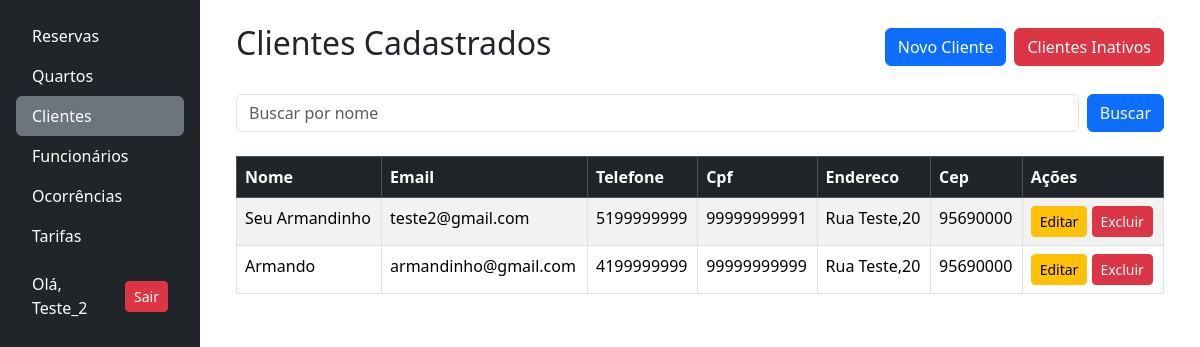
/clientes/ (signed in), run on the app's committed database.
### clientes/models.py (models this page shows, shortened)
class Cliente(models.Model):
    nome = models.CharField(max_length=50, blank=False)
    email = models.EmailField(max_length=254, blank=False)
    telefone = models.CharField(max_length=11, blank=False)
    cpf = models.CharField(max_length=11, unique=True, blank=False)
    endereco = models.CharField(
        max_length=50, blank=False, verbose_name="Endereço")
    cep = models.CharField(max_length=8, blank=False)
    ativo = models.BooleanField(default=True)

### clientes/views.py (the view)
# urls.py: path('', views.clientes, name='clientes'),
@login_required
def clientes(request):
    query = request.GET.get('busca', '')
    if query:
        clientes = Cliente.objects.filter(ativo=True, nome__icontains=query)
    else:
        clientes = Cliente.objects.filter(ativo=True)
    dados = {
        'clientes': clientes,
        'ativos': True,
        'query': query,
    }
    return render(request, 'clientes/index.html', dados)

### clientes/templates/clientes/index.html
{% extends 'base.html' %}
{% block content %}
<div class="container">
  <div class="d-flex justify-content-between align-items-center mb-4">
    {% if ativos %}
      <h2>Clientes Cadastrados</h2>
      <div class="d-grid gap-2 d-md-flex justify-content-md-start">
        <a href="{% url 'cadastrar_cliente' %}" class="btn btn-primary">Novo Cliente</a>
        <a href="{% url 'clientes_inativos' %}" class="btn btn-danger">Clientes Inativos</a>
      </div>
    {% else %}
      <h2>Clientes Excluídos</h2>
      <a href="{% url 'clientes' %}" class="btn btn-primary">Clientes Ativos</a>
    {% endif %}
  </div>
 {% include 'partials/_busca.html' with placeholder_text="Buscar por nome" %}
 <div class="table-responsive mt-4">
  <table class="table table-striped table-bordered">
    <thead class="table-dark">
      <tr>
        <th>
          <a href="{% url 'ordenar_cliente' 'nome' %}?ativo={{ativos}}&busca={{query}}" class="text-white text-decoration-none">Nome</a>
        </th>
        <th>
          <a href="{% url 'ordenar_cliente' 'email' %}?ativo={{ativos}}&busca={{query}}" class="text-white text-decoration-none">Email</a>
        </th>
        <th>
          <a href="{% url 'ordenar_cliente' 'telefone' %}?ativo={{ativos}}&busca={{query}}" class="text-white text-decoration-none">Telefone</a>
        </th>
        <th>
          <a href="{% url 'ordenar_cliente' 'cpf' %}?ativo={{ativos}}&busca={{query}}" class="text-white text-decoration-none">Cpf</a>
        </th>
        <th>
          <a href="{% url 'ordenar_cliente' 'endereco' %}?ativo={{ativos}}&busca={{query}}" class="text-white text-decoration-none">Endereco</a>
        </th>
        <th>
          <a href="{% url 'ordenar_cliente' 'cep' %}?ativo={{ativos}}&busca={{query}}" class="text-white text-decoration-none">Cep</a>
        </th>
        <th>Ações</th>
      </tr>
    </thead>
    <tbody>
      {% for cliente in clientes %}
        <tr>
          <td>{{ cliente.nome }}</td>
          <td>{{ cliente.email }}</td>
          <td>{{ cliente.telefone }}</td>
          <td>{{ cliente.cpf }}</td>
          <td>{{ cliente.endereco }}</td>
          <td>{{ cliente.cep }}</td>
          {% if ativos %}
            <td>
              <a href="{% url 'editar_cliente' cliente.id %}" class="btn btn-sm btn-warning">Editar</a>
              <a href="{% url 'excluir_cliente' cliente.id %}" class="btn btn-sm btn-danger">Excluir</a>
            </td>
          {% else %}
            <td>
              <a href="{% url 'ativar_cliente' cliente.id %}" class="btn btn-sm btn-warning">Ativar</a>
            </td>
          {% endif %}
        </tr>
      {% empty %}
        <tr>
          <td colspan="7" class="text-center">Nenhum cliente encontrado.</td>
        </tr>
      {% endfor %}
    </tbody>
  </table>
</div>
</div>
{% endblock %}

### templates/partials/_menu_itens.html
<ul class="nav nav-pills flex-column mb-auto">
    <li>
        <a href="{% url 'reservas:reservas' %}"
           class="nav-link text-white {% if request.resolver_match.app_name == 'reservas' %}active bg-secondary{% endif %}">
            Reservas
        </a>
    </li>
    {% if user.is_staff %}
    <li>
        <a href="{% url 'quartos' %}"
           class="nav-link text-white {% if '/quartos/' in request.path %}active bg-secondary{% endif %}">
            Quartos
        </a>
    </li>
    {% endif %}
    <li>
        <a href="{% url 'clientes' %}"
           class="nav-link text-white {% if '/clientes/' in request.path %}active bg-secondary{% endif %}">
            Clientes
        </a>
    </li>
    {% if user.is_staff %}
    <li>
        <a href="{% url 'funcionarios' %}"
           class="nav-link text-white {% if '/funcionarios/' in request.path %}active bg-secondary{% endif %}">
            Funcionários
        </a>
    </li>
    {% endif %}
    <li>
        <a href="{% url 'lista_ocorrencias' %}" class="nav-link text-white {% if '/ocorrencias/' in request.path %}active bg-secondary{% endif %}">
            Ocorrências
        </a>
    </li>
    {% if user.is_staff %}
    <li>
        {% if request.user.is_staff %}
        <a href="{% url 'lista_tarifas' %}" class="nav-link text-white {% if '/tarifas/' in request.path %}active bg-secondary{% endif %}">
            Tarifas
        </a>
        {% endif %}
    </li>
    {% endif %}
     {% if user.is_authenticated %}
        <li class="mt-3">
            <div class="d-flex align-items-center gap-2 px-3 text-white">
                <span>Olá, {{ user.username }}</span>
                <a href="{% url 'logout' %}" class="btn btn-danger btn-sm ms-auto">Sair</a>
                </div>
        </li>
    {% endif %}
</ul>

### templates/base.html (style rules this page uses)
html, body { height: 100%; margin: 0; }

### data on the page
Cliente: nome "Seu Armandinho", email "teste2@gmail.com", telefone "5199999999", cpf "99999999991", endereco "Rua Teste,20", cep "95690000"
Cliente: nome "Armando", email "armandinho@gmail.com", telefone "4199999999", cpf "99999999999", endereco "Rua Teste,20", cep "95690000"

### other printed values
{{ user.username }} "Teste_2"
